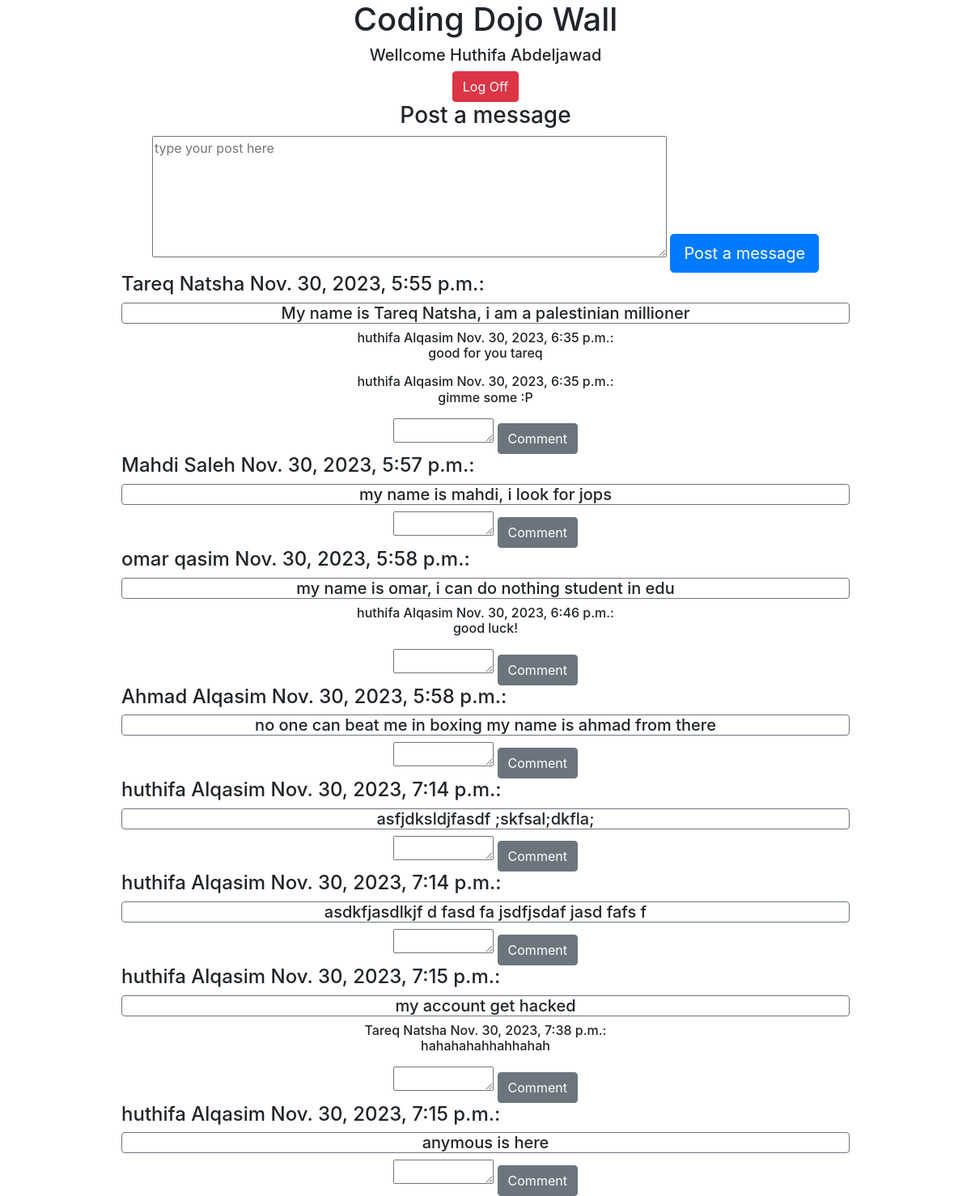
The app's page / (signed in) with its own data.
### login_app/models.py (models this page shows)
class User(models.Model):
    email = models.EmailField()
    password = models.CharField(max_length=255)
    first_name = models.CharField(max_length=255)
    last_name = models.CharField(max_length=255)
    created_at = models.DateTimeField(auto_now_add=True)
    updated_at = models.DateTimeField(auto_now_add=True)

### wall_app/models.py (models this page shows)
class Message(models.Model):
    message = models.TextField()
    user = models.ForeignKey(User, related_name="messages", on_delete = models.CASCADE)
    created_at = models.DateTimeField(auto_now_add=True)
    updated_at = models.DateTimeField(auto_now_add=True)

class Comment(models.Model):
    user = models.ForeignKey(User, related_name="comments", on_delete = models.CASCADE)
    message = models.ForeignKey(Message, related_name="comments", on_delete = models.CASCADE)
    comment = models.TextField()
    created_at = models.DateTimeField(auto_now_add=True)
    updated_at = models.DateTimeField(auto_now_add=True)

### wall_app/views.py (the view)
# urls.py: path('', views.render_wall),
def render_wall(request):
    if 'id' in request.session:
        user = User.objects.get(id = request.session['id'])
        messages = Message.objects.all()
        context = {
            'user' : user,
            'messages' : messages,
        }
        return render(request, 'wall.html', context)
    else:
        return redirect('/login')

### wall_app/templates/wall.html (shortened to what this page needs)
<!DOCTYPE html>
<html lang="en" class="h-100">
<head>
    {% load static %}
    <link rel="stylesheet" href="{% static 'style.css' %}">
</head>
<body class="h-100 w-75 mx-auto text-center">
    <header>
        <h1>Coding Dojo Wall</h1>
        <div>
            <h5>Wellcome {{ user.first_name }} {{ user.last_name }}</h5>
            <a class="btn btn-danger btn-md" href="/log_off">Log Off</a>
        </div>
    </header>
    <main>
        <form action="/post_message" method="post">
            <h3>Post a message</h3>
            <textarea name="message" id="message" cols="60" rows="6" placeholder="type your post here" required></textarea>
            <button class="btn btn-primary btn-lg" type="submit">Post a message</button>
        </form>
        {% for i in messages %}
        <div>
            <div class="d-flex"><h4>{{i.user.first_name}} {{i.user.last_name}} {{i.created_at}}:</h4>{% if user.id == i.user.id %} <a class="btn btn-warning btn-sm" href="/remove_post/{{i.id}}">Delete Post</a> {% endif %} </div>
            <h5 class="border rounded border-secondary">{{ i.message }}</h5>
            {% for j in i.comments.all %}
            <span><h6>{{j.user.first_name}} {{j.user.last_name}} {{j.created_at}}: <p>{{j.comment}}</p></h6></span>
            {% endfor %}
        </div>
        <form action="/comment" method="post">
            <textarea name="comment" id="" cols="10" rows="1" required></textarea>
            <button class="btn btn-secondary btn-md" type="submit">Comment</button>
        </form>
        {% endfor %}
    </main>
</body>
</html>

### records on screen
User: first_name "Huthifa", last_name "Abdeljawad"
Message: user.first_name "Tareq", user.last_name "Natsha", created_at "Nov. 30, 2023, 5:55 p.m.", message "My name is Tareq Natsha, i am a palestinian millioner"
Comment: user.first_name "huthifa", user.last_name "Alqasim", created_at "Nov. 30, 2023, 6:35 p.m.", comment "good for you tareq"
Comment: user.first_name "huthifa", user.last_name "Alqasim", created_at "Nov. 30, 2023, 6:35 p.m.", comment "gimme some :P"
Message: user.first_name "Mahdi", user.last_name "Saleh", created_at "Nov. 30, 2023, 5:57 p.m.", message "my name is mahdi, i look for jops"
Message: user.first_name "omar", user.last_name "qasim", created_at "Nov. 30, 2023, 5:58 p.m.", message "my name is omar, i can do nothing student in edu"
Comment: user.first_name "huthifa", user.last_name "Alqasim", created_at "Nov. 30, 2023, 6:46 p.m.", comment "good luck!"
Message: user.first_name "Ahmad", user.last_name "Alqasim", created_at "Nov. 30, 2023, 5:58 p.m.", message "no one can beat me in boxing my name is ahmad from there"
Message: user.first_name "huthifa", user.last_name "Alqasim", created_at "Nov. 30, 2023, 7:14 p.m.", message "asfjdksldjfasdf ;skfsal;dkfla;"
Message: user.first_name "huthifa", user.last_name "Alqasim", created_at "Nov. 30, 2023, 7:14 p.m.", message "asdkfjasdlkjf d fasd fa jsdfjsdaf jasd fafs f"
Message: user.first_name "huthifa", user.last_name "Alqasim", created_at "Nov. 30, 2023, 7:15 p.m.", message "my account get hacked"
Comment: user.first_name "Tareq", user.last_name "Natsha", created_at "Nov. 30, 2023, 7:38 p.m.", comment "hahahahahhahhahah"
Message: user.first_name "huthifa", user.last_name "Alqasim", created_at "Nov. 30, 2023, 7:15 p.m.", message "anymous is here"
